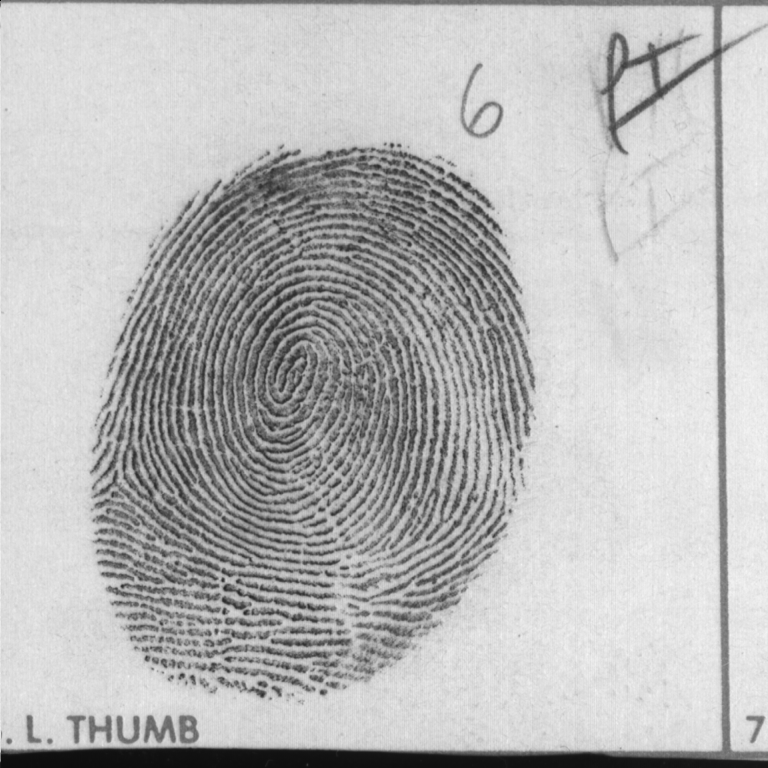
#> input picture laboratorio_1/fprint3.pgm, 768 x 768 px
$ python proyecto_1.py laboratorio_1/fprint3.pgm laboratorio_1/adios.png
#> lines starting #> are read from the running program, lines starting #| are printed output that depends on the picture
### plot.py
#!/usr/bin/env python
# coding: utf-8

# In[12]:


#José Alejandro Guzmán Zamora
import cv2 as cv
import matplotlib.pyplot as plt
import numpy as np

get_ipython().run_line_magic('matplotlib', 'inline')


# In[111]:


def imgview(img, ax=None, title=None, filename=None):
    """
    Mostrar Imagen.

    Args:
        img (numpy.ndarray): Array con la información de la imagen
        title (String): String para asignar un título a la imagen, puede ser None si no se desea título
        filename (String): nombre del archivo para guardar visualización, no debe poner .png

    Returns:
        Visualización (Matplotlib Plt): La imagen a color o en blanco y negro
        Visualización con título: en caso se provea valor de title
        Escritura de Visualización (.png file): en caso se provea valor de filename

    """

    if(len(img.shape) == 3):
        plt.figure(figsize=(10,10))
        plt.title(title, fontsize=18)
        plt.imshow(img)
    elif(len(img.shape) == 2):
        plt.figure(figsize=(10,10))
        plt.title(title, fontsize=18)
        plt.imshow(img, cmap=plt.cm.gray, vmin=0, vmax=255)


    if(ax != None):
        if(ax):
            if(len(img) <= 8):
                valor = 1
            else:
                valor = len(img) / 8
            ax1 = plt.gca()
            ax1.set_xticks(np.arange(-.5, len(img[0]), valor))
            ax1.set_yticks(np.arange(-.5, len(img), valor))
            ax1.set_xticklabels(np.arange(0, len(img[0]), valor))
            ax1.set_yticklabels(np.arange(0, len(img), valor))
            plt.axis("on")
            plt.grid(color='w', linestyle='-', linewidth=2)
        else:
            plt.axis("off")
    else:
        plt.axis("off")

    if(filename != None):
        plt.savefig(filename + ".png")
    plt.show()


# In[109]:


# [114 lines left out: functions imgcmp, split_rgb, hist, not called in this run]


# In[5]:


def imgnorm(img):
    vmin, vmax = img.min(), img.max()
    normalized = []
    delta = vmax - vmin

    for p in img.ravel():
        normalized.append(255*((p-vmin)/delta))
    img_normalized = np.array(normalized).astype(np.uint8).reshape(img.shape)
    return img_normalized


# In[6]:


# [29 lines left out: functions cdf, equalizar, not called in this run]

### proyecto_1.py
#!/usr/bin/env python
# coding: utf-8

# In[1]:


# José Alejandro Guzmán Zamora


# In[2]:


import cv2 as cv
import matplotlib.pyplot as plt
import numpy as np
import plot
import sys

get_ipython().run_line_magic('matplotlib', 'inline')


# In[128]:


def pad(img, r, v):
    size_x = len(img[0]) + (2 * r)
    size_y = len(img) + (2 * r)
    new = np.zeros((size_y, size_x))
    new[r:size_y - r, r:size_x - r] = img[0:len(img), 0:len(img[0])]

    if v == -1:
        new[0:r, r:size_x-r] = img[0,0:len(img[0])]
        new[size_y - r: size_y, r:size_x-r] = img[len(img) - 1,0:len(img[0])]
        new[0:size_y, 0:r] = new[0:size_y, r:r+1]
        new[0:size_y, size_x - r:size_x] = new[0:size_y, size_x - r - 1:size_x - r]

    else:
        new[0:r, 0:len(new[0])] = v
        new[r:size_y, 0:r] = v
        new[r:size_y, len(img[0]) + r:size_x] = v
        new[len(img) + r:size_y, r:size_x - r] = v
    return new


# In[129]:


def convolve(img, kernel):
    assert len(img.shape) == 2
    assert kernel.shape[0] == kernel.shape[1]
    con_pad = pad(img,1,-1)
    nueva = np.zeros((len(con_pad),len(con_pad[0])))
    for i in range(1, len(con_pad) - 1):
        for j in range(1, len(con_pad[0]) - 1):
            vecindario = con_pad[i-1:i+2, j-1:j+2]
            nueva[i,j] = np.sum(np.multiply(kernel, vecindario))
    return(nueva[1:len(con_pad) - 1, 1:len(con_pad[0]) - 1])


# In[130]:


def float64_to_uint8(img):
    return plot.imgnorm(img)


# In[131]:


def gradient2magnitude(gx, gy):
    return np.sqrt(np.square(gx) + np.square(gy))


# In[156]:


def gradient2angle(gx, gy):
    #gx[gx == 0] = 0.1
    return np.arctan2(gx, gy)


# In[218]:


argumentos = sys.argv


path = './' + str(argumentos[1])
print(path)
nuevo = str(argumentos[2])

img = cv.imread(path)
#> img is the input picture: shape (768, 768, 3); min 10, max 247, mean 184.9
img = cv.cvtColor(img, cv.COLOR_BGR2RGB)


# In[166]:


gx = np.array([[-1, 0, 1] ,
                  [-2, 0, 2] ,
                  [-1, 0, 1]] , np.float64)
gy = np.array([[-1, -2, -1] ,
                  [0, 0, 0] ,
                  [1, 2, 1]] , np.float64)


# In[167]:


r = img[:,:,0]
g = img[:,:,1]
b = img[:,:,2]


# In[168]:


r_x = convolve(r, gx)
#> in pad, `size_x = len(img[0]) + (2 * r)`: size_x = 770
#> in pad, `new[r:size_y - r, r:size_x - r] = img[0:len(img), 0:len(img[0])]`:
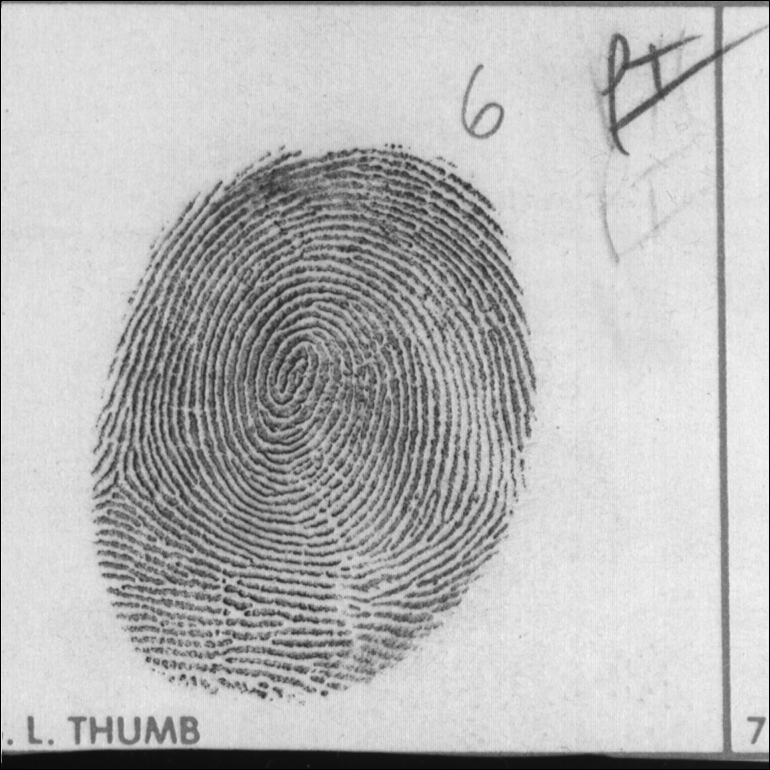
#> new: shape (770, 770) float64; min 0, max 247, mean 183.9
#> in pad, `new[size_y - r: size_y, r:size_x-r] = img[len(img) - 1,0:len(img[0])]`: new: shape (770, 770) float64; min 0, max 247, mean 184.1
#> in pad, `new[0:size_y, size_x - r:size_x] = new[0:size_y, size_x - r - 1:size_x..`:
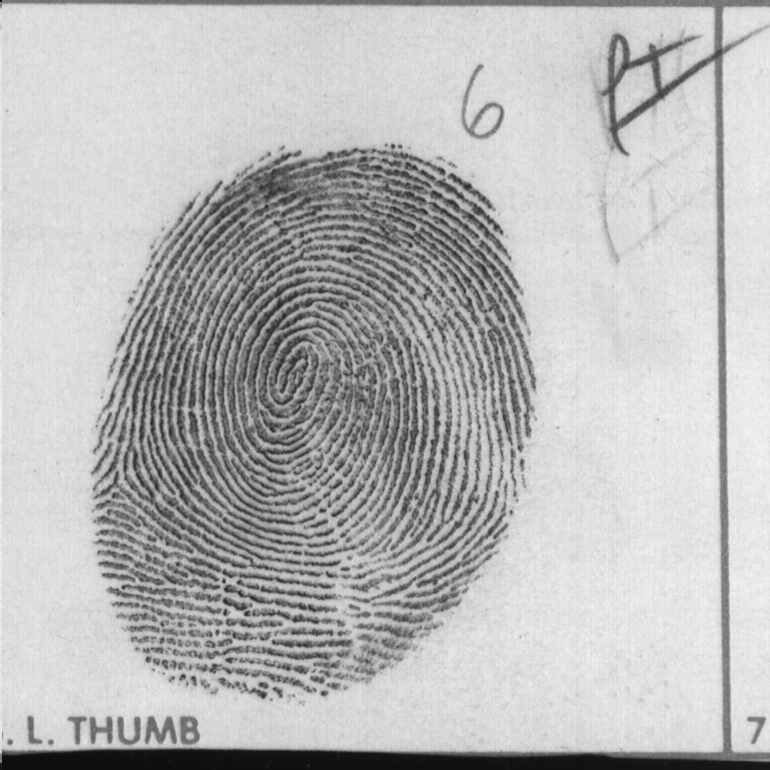
#> new: shape (770, 770) float64; min 10, max 247, mean 184.7
#> in convolve, `nueva = np.zeros((len(con_pad),len(con_pad[0])))`: nueva: shape (770, 770) float64; every value is 0
#> after the loop in convolve, `for i in range(1, len(con_pad) - 1):`:
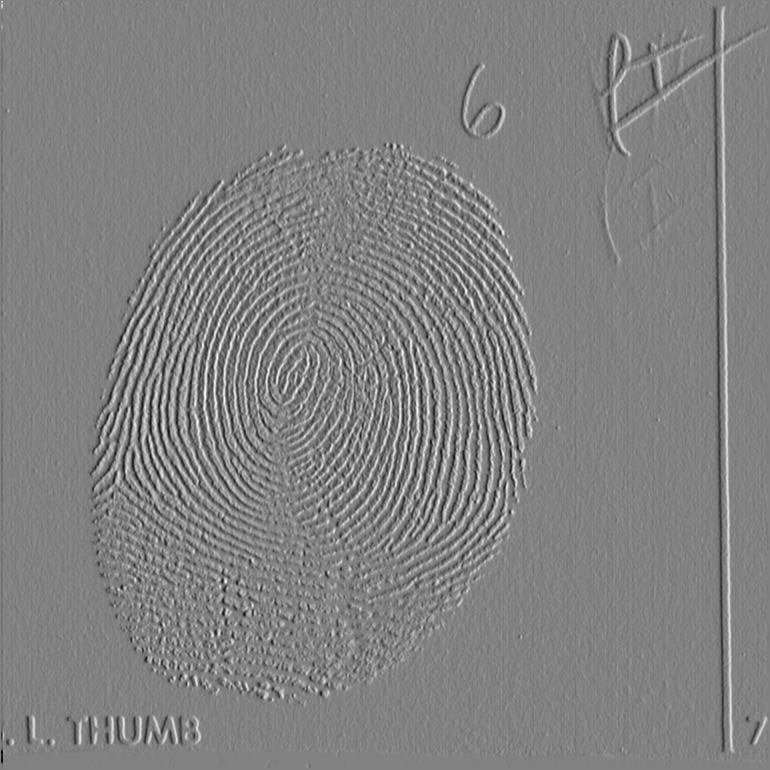
#> nueva: shape (770, 770) float64; min -502, max 484, mean 0; drawn with min black and max white
r_y = convolve(r, gy)
#> after the loop in convolve (call 2), `for i in range(1, len(con_pad) - 1):`:
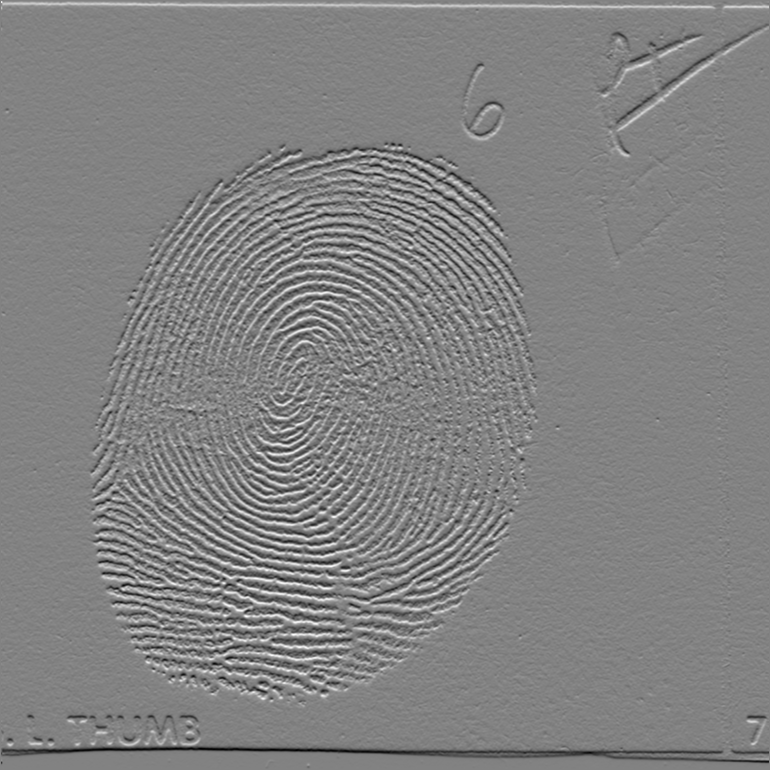
#> nueva: shape (770, 770) float64; min -466, max 444, mean -1; drawn with min black and max white
#> in convolve (call 2), `return(nueva[1:len(con_pad) - 1, 1:len(con_pad[0]) - 1])`:
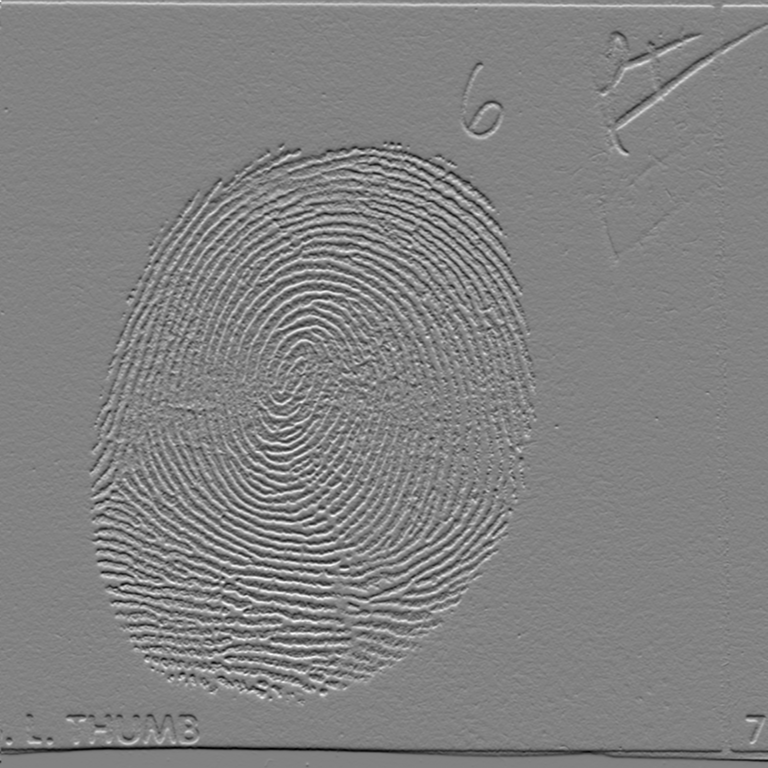
#> returned value: shape (768, 768) float64; min -466, max 444, mean -1; drawn with min black and max white
g_x = convolve(g, gx)
g_y = convolve(g, gy)
b_x = convolve(b, gx)
b_y = convolve(b, gy)


# In[169]:


mag1 = float64_to_uint8(gradient2magnitude(r_x, r_y))
#> in gradient2magnitude, `return np.sqrt(np.square(gx) + np.square(gy))`:
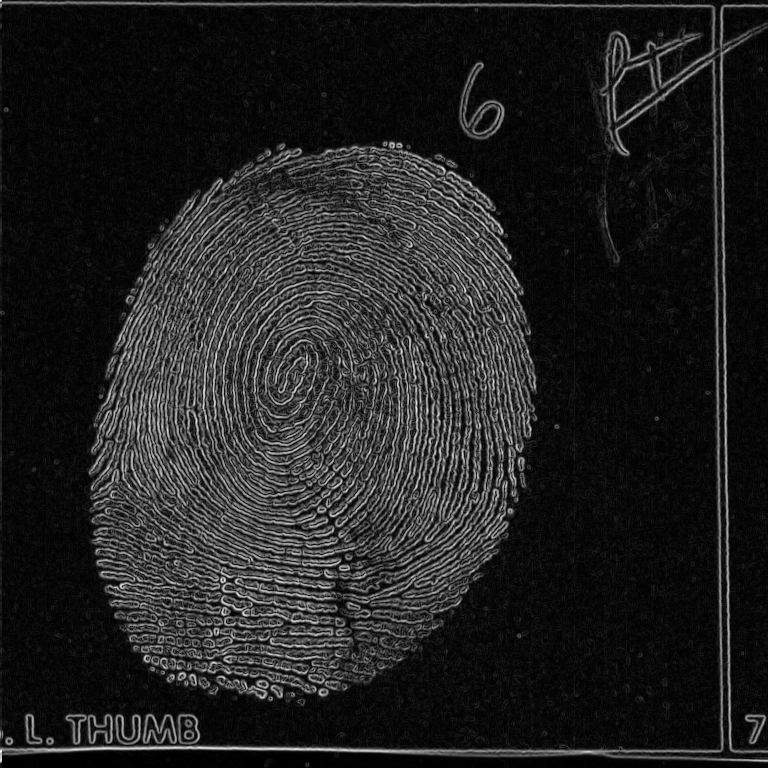
#> returned value: shape (768, 768) float64; min 0, max 527.5, mean 69.9; drawn with min black and max white
#> in imgnorm, `vmin, vmax = img.min(), img.max()`: vmin = 0; vmax = 527.5
#> the loop in imgnorm, `for p in img.ravel():` made 589824 passes
#> p on passes 1 to 3: 488, 367.7, 30.89
#> after the loop in imgnorm, `for p in img.ravel():`: normalized = 589824 items
mag2 = float64_to_uint8(gradient2magnitude(g_x, g_y))
#> the loop in imgnorm (call 2), `for p in img.ravel():` made 589824 passes
mag3 = float64_to_uint8(gradient2magnitude(b_x, b_y))


# In[170]:


final = cv.merge((mag1, mag2, mag3))
plot.imgview(final, None, None, "rgb_magnitudes")


# In[216]:


ang1 = float64_to_uint8(gradient2angle(r_x, r_y))
#> in gradient2angle, `return np.arctan2(gx, gy)`:
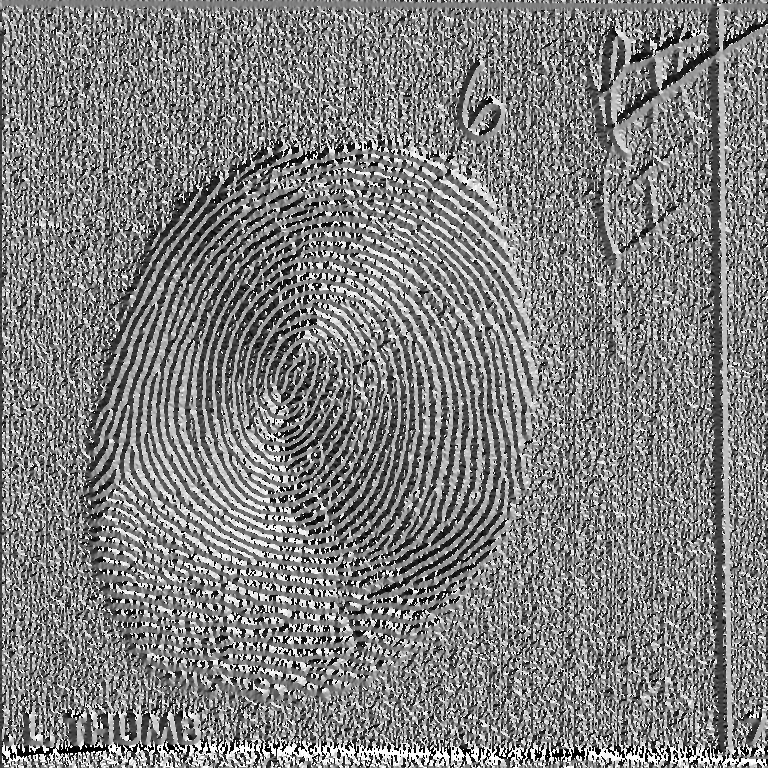
#> returned value: shape (768, 768) float64; min -3.14, max 3.14, mean 0.00915; drawn with min black and max white
ang2 = float64_to_uint8(gradient2angle(g_x, g_y))
ang3 = float64_to_uint8(gradient2angle(b_x, b_y))


# In[217]:


final = cv.merge((ang1, ang2, ang3))
plot.imgview(final, None, None, "rgb_angles")
